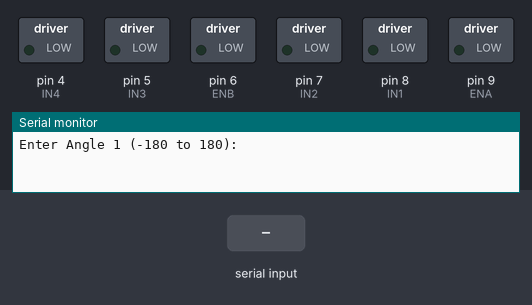
Recording of a sketch running on a simulated Arduino Leonardo, built with avr-gcc and run on an emulated ATmega32U4. Parts: switched loads named in the sketch (green lamp = pin HIGH), the last lines printed to the serial monitor. Inputs (shaded band) come from the test bench.

Above: at 1.2 s.
1.3 s: "90,45\n" received over Serial
At 3.5 s:
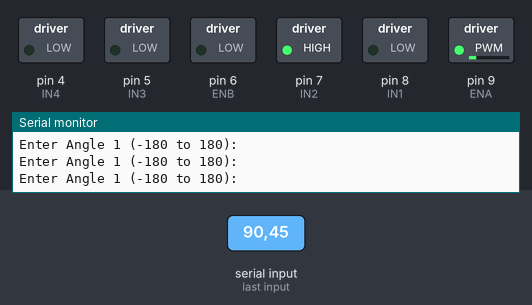
3.8 s: "30,150\n" received over Serial
At 5.4 s:
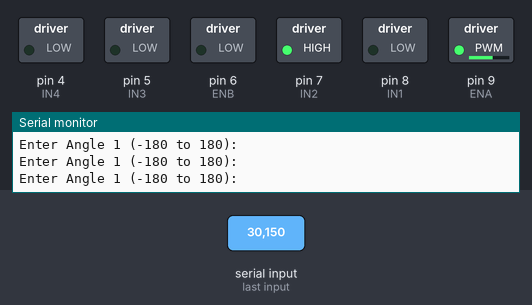
6.3 s: "200\n" received over Serial
At 7.5 s:
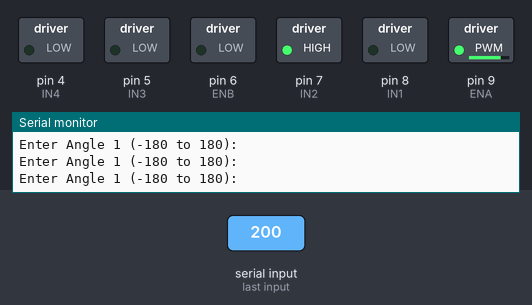
7.8 s: "90\n" received over Serial
At 8.8 s:
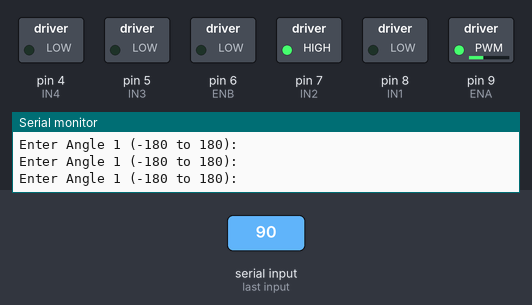
Timing chart, 0 to 10.3 s (numbered marks = the images above; inputs shaded):
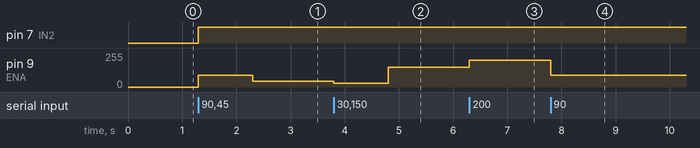

Measured:
- after the input at 1.3 s, pin 7 (IN2): LOW → HIGH at once; pin 9 (ENA): 0/255 → 90/255 at once, → 45/255 1.0 s later
- after the input at 3.8 s, pin 9 (ENA): 45/255 → 30/255 at once, → 150/255 1.0 s later
- after the input at 6.3 s, pin 9 (ENA): 150/255 → 200/255 at once
- after the input at 7.8 s, pin 9 (ENA): 200/255 → 90/255 at once

The sketch:

Enter_speed.ino
```cpp
const int IN1=8;
const int IN2=7;
const int ENA=9;
const int IN3=5;
const int IN4=4;
const int ENB=6;

void setup() {
 Serial.begin(9600);
 Serial.setTimeout(1000000);
 pinMode(IN1, OUTPUT);
 pinMode(IN2, OUTPUT);
 pinMode(ENA, OUTPUT);

 pinMode(IN4, OUTPUT);
 pinMode(IN3, OUTPUT);
 pinMode(ENB, OUTPUT);
}

void loop() {
  int speed;
  Serial.println("Enter Angle 1 (-180 to 180):");
  while(!Serial.available())
  {}
  speed = Serial.parseInt();
  Motor1_Backward(speed);
  delay(1000);
}

void Motor1_Forward(int Speed)
{
 digitalWrite(IN1,HIGH);
 digitalWrite(IN2,LOW);
 analogWrite(ENA,Speed);
}

void Motor1_Backward(int Speed)
{
 digitalWrite(IN1,LOW);
 digitalWrite(IN2,HIGH);
 analogWrite(ENA,Speed);
}
void Motor1_Brake()
{
 digitalWrite(IN1,LOW);
 digitalWrite(IN2,LOW);
}
void Motor2_Forward(int Speed)
{
 digitalWrite(IN3,HIGH);
 digitalWrite(IN4,LOW);
 analogWrite(ENB,Speed);
}

void Motor2_Backward(int Speed)
{
 digitalWrite(IN3,LOW);
 digitalWrite(IN4,HIGH);
 analogWrite(ENB,Speed);
}
void Motor2_Brake()
{
 digitalWrite(IN3,LOW);
 digitalWrite(IN4,LOW);
}
```
